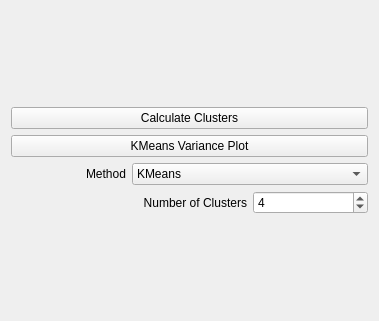
         <widget class="QWidget" name="page_6">
          <property name="geometry">
           <rect>
            <x>0</x>
            <y>0</y>
            <width>379</width>
            <height>321</height>
           </rect>
          </property>
          <attribute name="label">
           <string>Cluster Analysis</string>
          </attribute>
          <layout class="QGridLayout" name="gridLayout_18">
           <item row="0" column="0">
            <layout class="QGridLayout" name="gridLayout_4">
             <item row="0" column="0" colspan="3">
              <widget class="QPushButton" name="pb_calc_cluster">
               <property name="sizePolicy">
                <sizepolicy hsizetype="Minimum" vsizetype="Fixed">
                 <horstretch>0</horstretch>
                 <verstretch>0</verstretch>
                </sizepolicy>
               </property>
               <property name="styleSheet">
                <string notr="true"/>
               </property>
               <property name="text">
                <string>Calculate Clusters</string>
               </property>
              </widget>
             </item>
             <item row="1" column="0" colspan="3">
              <widget class="QPushButton" name="pb_kmeans_elbow">
               <property name="sizePolicy">
                <sizepolicy hsizetype="Minimum" vsizetype="Fixed">
                 <horstretch>0</horstretch>
                 <verstretch>0</verstretch>
                </sizepolicy>
               </property>
               <property name="styleSheet">
                <string notr="true"/>
               </property>
               <property name="text">
                <string>KMeans Variance Plot</string>
               </property>
              </widget>
             </item>
             <item row="2" column="0">
              <widget class="QLabel" name="label_10">
               <property name="text">
                <string>Method</string>
               </property>
               <property name="alignment">
                <set>Qt::AlignRight|Qt::AlignTrailing|Qt::AlignVCenter</set>
               </property>
              </widget>
             </item>
             <item row="2" column="1" colspan="2">
              <widget class="QComboBox" name="cb_clust_method">
               <property name="sizePolicy">
                <sizepolicy hsizetype="Preferred" vsizetype="Fixed">
                 <horstretch>0</horstretch>
                 <verstretch>0</verstretch>
                </sizepolicy>
               </property>
               <item>
                <property name="text">
                 <string>KMeans</string>
                </property>
               </item>
               <item>
                <property name="text">
                 <string>MiniBatchKMeans</string>
                </property>
               </item>
               <item>
                <property name="text">
                 <string>MeanShift</string>
                </property>
               </item>
               <item>
                <property name="text">
                 <string>Spectral Clustering</string>
                </property>
               </item>
               <item>
                <property name="text">
                 <string>Correlation-Kmeans</string>
                </property>
               </item>
               <item>
                <property name="text">
                 <string>Affinity Propagation</string>
                </property>
               </item>
              </widget>
             </item>
             <item row="3" column="0" colspan="2">
              <widget class="QLabel" name="label_2">
               <property name="text">
                <string>Number of Clusters</string>
               </property>
               <property name="alignment">
                <set>Qt::AlignRight|Qt::AlignTrailing|Qt::AlignVCenter</set>
               </property>
              </widget>
             </item>
             <item row="3" column="2">
              <widget class="QSpinBox" name="sb_ncluster">
               <property name="minimum">
                <number>1</number>
               </property>
               <property name="value">
                <number>4</number>
               </property>
              </widget>
             </item>
            </layout>
           </item>
          </layout>
         </widget>
